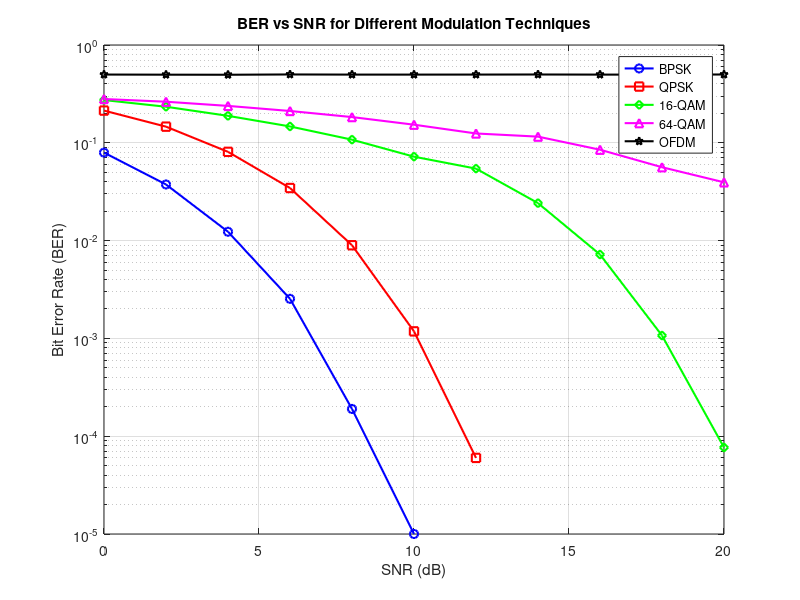
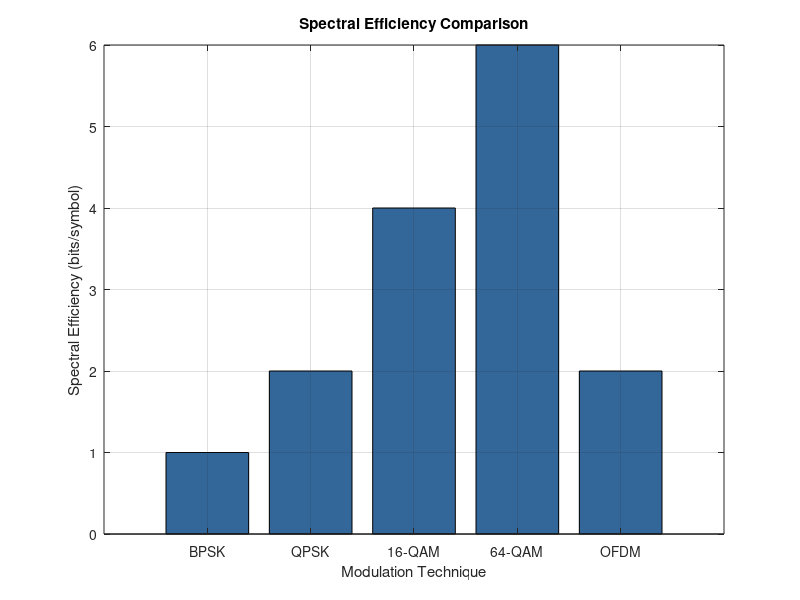

Source code (MATLAB) for these figures, in order:
% Project: New Modulation Techniques and Comparison
% Objective: Implement and compare advanced modulation techniques (QAM, OFDM) with traditional ones (BPSK, QPSK)

clc;
clear;
close all;

%% Parameters
M_qam = [16, 64]; % Modulation orders for QAM (16-QAM, 64-QAM)
snr_range = 0:2:20; % SNR range in dB
num_bits = 1e5; % Number of bits to simulate
EbNo = snr_range + 10*log10(log2(M_qam(1))); % Convert SNR to Eb/No for QAM
ber_bpsk = zeros(size(snr_range)); % BER for BPSK
ber_qpsk = zeros(size(snr_range)); % BER for QPSK
ber_16qam = zeros(size(snr_range)); % BER for 16-QAM
ber_64qam = zeros(size(snr_range)); % BER for 64-QAM
ber_ofdm = zeros(size(snr_range)); % BER for OFDM

%% OFDM Parameters
num_subcarriers = 64; % Number of subcarriers
cyclic_prefix_length = 16; % Length of cyclic prefix
fft_size = num_subcarriers; % FFT size
mod_order_ofdm = 4; % Modulation order for OFDM (QPSK)

%% Simulation Loop
for i = 1:length(snr_range)
    snr = snr_range(i);
    
    %% BPSK Modulation
    data_bpsk = randi([0 1], num_bits, 1); % Generate random binary data
    mod_bpsk = pskmod(data_bpsk, 2); % BPSK modulation
    rx_bpsk = awgn(mod_bpsk, snr, 'measured'); % Add noise
    demod_bpsk = pskdemod(rx_bpsk, 2); % BPSK demodulation
    [~, ber_bpsk(i)] = biterr(data_bpsk, demod_bpsk); % Calculate BER
    
    %% QPSK Modulation
    data_qpsk = randi([0 1], num_bits, 1); % Generate random binary data
    mod_qpsk = pskmod(data_qpsk, 4, pi/4); % QPSK modulation
    rx_qpsk = awgn(mod_qpsk, snr, 'measured'); % Add noise
    demod_qpsk = pskdemod(rx_qpsk, 4, pi/4); % QPSK demodulation
    [~, ber_qpsk(i)] = biterr(data_qpsk, demod_qpsk); % Calculate BER
    
    %% 16-QAM Modulation
    data_16qam = randi([0 1], num_bits, 1); % Generate random binary data
    mod_16qam = qammod(data_16qam, M_qam(1)); % 16-QAM modulation
    rx_16qam = awgn(mod_16qam, snr, 'measured'); % Add noise
    demod_16qam = qamdemod(rx_16qam, M_qam(1)); % 16-QAM demodulation
    [~, ber_16qam(i)] = biterr(data_16qam, demod_16qam); % Calculate BER
    
    %% 64-QAM Modulation
    data_64qam = randi([0 1], num_bits, 1); % Generate random binary data
    mod_64qam = qammod(data_64qam, M_qam(2)); % 64-QAM modulation
    rx_64qam = awgn(mod_64qam, snr, 'measured'); % Add noise
    demod_64qam = qamdemod(rx_64qam, M_qam(2)); % 64-QAM demodulation
    [~, ber_64qam(i)] = biterr(data_64qam, demod_64qam); % Calculate BER
    
    %% OFDM Modulation
    data_ofdm = randi([0 1], num_bits, 1); % Generate random binary data

    % Ensure the total number of bits is divisible by the number of subcarriers
    num_symbols_per_carrier = floor(num_bits / (log2(mod_order_ofdm) * fft_size)); % Number of OFDM symbols
    total_bits_needed = num_symbols_per_carrier * log2(mod_order_ofdm) * fft_size; % Total bits for OFDM
    data_ofdm = data_ofdm(1:total_bits_needed); % Truncate data to fit OFDM structure

    % Modulate data using QPSK (or any other modulation scheme)
    data_symbols = qammod(data_ofdm, mod_order_ofdm); % QPSK modulation for OFDM

    % Reshape into OFDM symbols (each row corresponds to one OFDM symbol)
    data_symbols = reshape(data_symbols, fft_size, []).'; % Reshape into OFDM symbols
    
    % Perform IFFT to generate OFDM symbols
    ofdm_symbols = ifft(data_symbols, fft_size, 2);
    
    % Add cyclic prefix
    cp = ofdm_symbols(:, end-cyclic_prefix_length+1:end); % Extract cyclic prefix
    ofdm_symbols_with_cp = [cp, ofdm_symbols]; % Concatenate cyclic prefix
    
    % Flatten the OFDM symbols for transmission
    tx_ofdm = reshape(ofdm_symbols_with_cp.', [], 1);
    
    % Add noise
    rx_ofdm = awgn(tx_ofdm, snr, 'measured');
    
    % Remove cyclic prefix and perform FFT
    rx_ofdm = reshape(rx_ofdm, [], size(ofdm_symbols_with_cp, 2)); % Reshape back
    rx_ofdm_no_cp = rx_ofdm(:, cyclic_prefix_length+1:end); % Remove cyclic prefix
    rx_symbols = fft(rx_ofdm_no_cp, fft_size, 2); % Perform FFT
    
    % Demodulate and calculate BER
    rx_data = qamdemod(rx_symbols, mod_order_ofdm);
    rx_data = reshape(rx_data.', [], 1);
    [~, ber_ofdm(i)] = biterr(data_ofdm, rx_data); % Calculate BER
end

%% Plot BER vs SNR
figure;
semilogy(snr_range, ber_bpsk, 'b-o', 'LineWidth', 1.5); hold on;
semilogy(snr_range, ber_qpsk, 'r-s', 'LineWidth', 1.5);
semilogy(snr_range, ber_16qam, 'g-d', 'LineWidth', 1.5);
semilogy(snr_range, ber_64qam, 'm-^', 'LineWidth', 1.5);
semilogy(snr_range, ber_ofdm, 'k-p', 'LineWidth', 1.5);
grid on;
xlabel('SNR (dB)');
ylabel('Bit Error Rate (BER)');
title('BER vs SNR for Different Modulation Techniques');
legend('BPSK', 'QPSK', '16-QAM', '64-QAM', 'OFDM', 'Location', 'Best');
hold off;

%% Spectral Efficiency Comparison
spectral_efficiency = [1, 2, log2(M_qam(1)), log2(M_qam(2)), log2(mod_order_ofdm)];
modulation_types = {'BPSK', 'QPSK', '16-QAM', '64-QAM', 'OFDM'};

figure;
bar(spectral_efficiency, 'FaceColor', [0.2 0.4 0.6]);
set(gca, 'XTickLabel', modulation_types);
xlabel('Modulation Technique');
ylabel('Spectral Efficiency (bits/symbol)');
title('Spectral Efficiency Comparison');
grid on;

%% Computational Complexity Analysis
fprintf('Computational Complexity:\n');
fprintf('BPSK: Low\n');
fprintf('QPSK: Low\n');
fprintf('16-QAM: Moderate\n');
fprintf('64-QAM: High\n');
fprintf('OFDM: High (due to FFT/IFFT operations)\n');